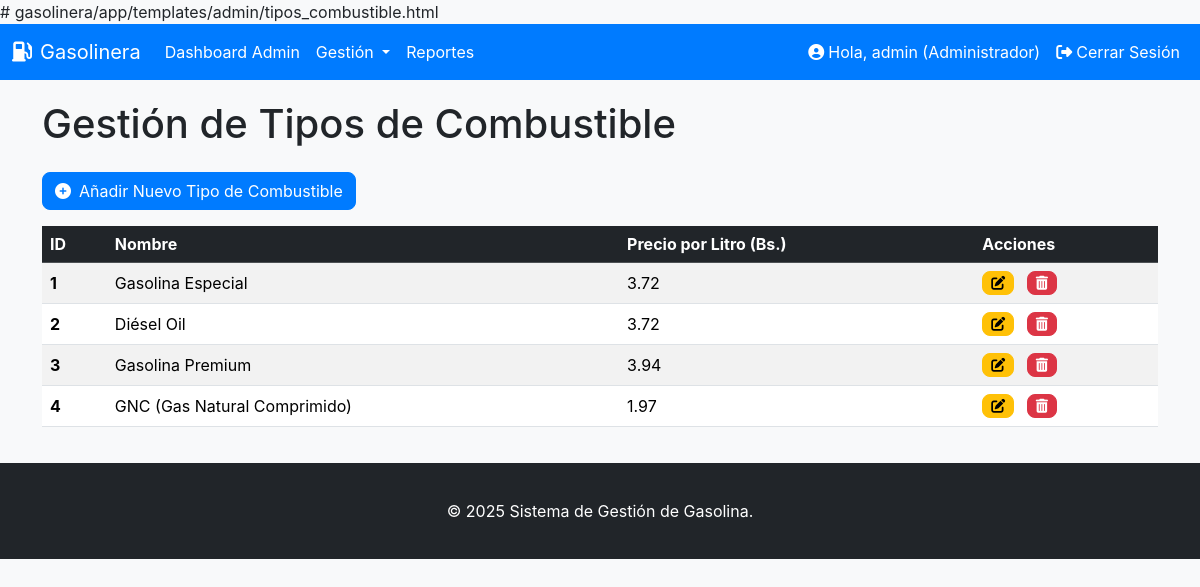
The app's page /admin/tipos_combustible (signed in) with its own data.
### app/models.py (models this page shows, shortened)
class Usuario(UserMixin, db.Model):
    __tablename__ = 'usuarios'
    id = db.Column(db.Integer, primary_key=True)
    username = db.Column(db.String(64), unique=True, nullable=False) # Nombre de usuario
    password_hash = db.Column(db.String(128)) # Hash de la contraseña
    rol_id = db.Column(db.Integer, db.ForeignKey('roles.id')) # Clave foránea del rol
    clientes = db.relationship('Cliente', backref='usuario', lazy='dynamic') # Relación con clientes

class Rol(db.Model):
    __tablename__ = 'roles'
    id = db.Column(db.Integer, primary_key=True)
    nombre = db.Column(db.String(50), unique=True, nullable=False) # Nombre del rol (administrador, operador, cliente)
    usuarios = db.relationship('Usuario', backref='rol', lazy='dynamic') # Relación con usuarios

class TipoCombustible(db.Model):
    __tablename__ = 'tipos_combustible'
    id = db.Column(db.Integer, primary_key=True)
    nombre = db.Column(db.String(50), unique=True, nullable=False) # Nombre del combustible (ej. Gasolina, Diesel)
    precio_por_litro = db.Column(db.Float, nullable=False) # Precio por litro
    tanques = db.relationship('Tanque', backref='tipo_combustible', lazy='dynamic') # Relación con tanques

### app/admin.py (the view)
@admin.route('/tipos_combustible')
@login_required
@admin_required
def manage_tipos_combustible():
    tipos_combustible = TipoCombustible.query.all()
    return render_template('admin/tipos_combustible.html', tipos_combustible=tipos_combustible, title='Gestión de Tipos de Combustible')

### app/admin.py (called while the page is built)
def admin_required(f):
    @wraps(f)
    def decorated_function(*args, **kwargs):
        if not current_user.is_authenticated or current_user.rol.nombre != 'administrador':
            flash('Acceso denegado. Se requiere rol de administrador.', 'danger')
            return redirect(url_for('main.index'))
        return f(*args, **kwargs)
    return decorated_function

### app/auth.py (called while the page is built)
@login_manager.user_loader
def load_user(user_id):
    return Usuario.query.get(int(user_id))

### app/templates/admin/tipos_combustible.html (shortened to what this page needs)
{% extends "base.html" %}
{% block content %}
<h1 class="mb-4">Gestión de Tipos de Combustible</h1>
<a href="{{ url_for('admin.add_tipo_combustible') }}" class="btn btn-primary mb-3"><i class="fas fa-plus-circle me-2"></i>Añadir Nuevo Tipo de Combustible</a>
{% if tipos_combustible %}
<div class="table-responsive">
    <table class="table table-striped table-hover align-middle">
        <thead class="table-dark">
            <tr>
                <th scope="col">ID</th>
                <th scope="col">Nombre</th>
                <th scope="col">Precio por Litro (Bs.)</th>
                <th scope="col">Acciones</th>
            </tr>
        </thead>
        <tbody>
            {% for tipo in tipos_combustible %}
            <tr>
                <th scope="row">{{ tipo.id }}</th>
                <td>{{ tipo.nombre }}</td>
                <td>{{ "%.2f" | format(tipo.precio_por_litro) }}</td>
                <td>
                    <a href="{{ url_for('admin.edit_tipo_combustible', id=tipo.id) }}" class="btn btn-sm btn-warning me-2" title="Editar"><i class="fas fa-edit"></i></a>
                    <a href="{{ url_for('admin.delete_tipo_combustible', id=tipo.id) }}" class="btn btn-sm btn-danger" onclick="return confirm('¿Estás seguro de que quieres eliminar este tipo de combustible?')" title="Eliminar"><i class="fas fa-trash-alt"></i></a>
                </td>
            </tr>
            {% endfor %}
        </tbody>
    </table>
</div>
{% else %}
<div class="alert alert-info" role="alert">
    No hay tipos de combustible registrados aún.
</div>
{% endif %}
{% endblock %}

### app/templates/base.html (shortened to what this page needs)
<!DOCTYPE html>
<html lang="es">
<head>
    <link href="https://cdn.jsdelivr.net/npm/bootstrap@5.3.3/dist/css/bootstrap.min.css" rel="stylesheet" xintegrity="sha384-QWTKZyjpPEjISv5WaRU9OFeRpok6YctnYmDr5pNlyT2bRjXh0JMhjY6hW+ALEwIH">
    <link rel="stylesheet" href="https://cdnjs.cloudflare.com/ajax/libs/font-awesome/6.5.2/css/all.min.css" xintegrity="sha512-SnH5WK+bZxgPHs44uWIX+LLJAJ9/2PkPKZ5QiAj6Ta86w+fsb2TkcmfRyVX3pBnMFcV7oQPJkl9QevSCWr3W6A==" />
</head>
<body>
    <nav class="navbar navbar-expand-lg navbar-dark">
        <div class="container-fluid">
            <a class="navbar-brand" href="{{ url_for('main.index') }}">
                <i class="fas fa-gas-pump me-2"></i>Gasolinera
            </a>
            <div class="collapse navbar-collapse" id="navbarNav">
                <ul class="navbar-nav me-auto mb-2 mb-lg-0">
                    {% if current_user.is_authenticated %}
                        {% if current_user.rol.nombre == 'administrador' %}
                            <li class="nav-item">
                                <a class="nav-link" href="{{ url_for('admin.dashboard') }}">Dashboard Admin</a>
                            </li>
                            <li class="nav-item dropdown">
                                <a class="nav-link dropdown-toggle" href="#" id="navbarDropdownAdmin" role="button" data-bs-toggle="dropdown" aria-expanded="false">
                                    Gestión
                                </a>
                            </li>
                             <li class="nav-item">
                                <a class="nav-link" href="{{ url_for('admin.view_reports') }}">Reportes</a>
                            </li>
                        {% endif %}
                    {% endif %}
                </ul>
                <ul class="navbar-nav ms-auto">
                    {% if current_user.is_authenticated %}
                        <li class="nav-item">
                            <span class="nav-link"><i class="fas fa-user-circle me-1"></i>Hola, {{ current_user.username }} ({{ current_user.rol.nombre | capitalize }})</span>
                        </li>
                        <li class="nav-item">
                            <a class="nav-link" href="{{ url_for('auth.logout') }}"><i class="fas fa-sign-out-alt me-1"></i>Cerrar Sesión</a>
                        </li>
                    {% else %}
                        <li class="nav-item">
                            <a class="nav-link" href="{{ url_for('auth.login') }}"><i class="fas fa-sign-in-alt me-1"></i>Iniciar Sesión</a>
                        </li>
                    {% endif %}
                </ul>
            </div>
        </div>
    </nav>
    <div class="container">
        {% block content %}{% endblock %}
    </div>
    <footer class="footer mt-auto py-3 bg-dark">
        <div class="container text-center">
            <span class="text-white">&copy; {{ moment().format('YYYY') }} Sistema de Gestión de Gasolina.</span>
        </div>
    </footer>
</body>
</html>

### app/templates/base.html (style rules this page uses)
body { font-family: 'Inter', sans-serif; background-color: #f8f9fa; }
.navbar { background-color: #007bff; }
.navbar-brand, .nav-link { color: white !important; }
.footer { background-color: #343a40; color: white; padding: 1rem 0; position: relative; bottom: 0; width: 100%; }
.container { margin-top: 20px; margin-bottom: 20px; }
.btn-primary { background-color: #007bff; border-color: #007bff; border-radius: 8px; }
.btn-danger { border-radius: 8px; }
.btn-warning { border-radius: 8px; }

### records on screen
Usuario: username "admin"
Rol: rol.nombre "Administrador"
TipoCombustible: id "1", nombre "Gasolina Especial", precio_por_litro "3.72"
TipoCombustible: id "2", nombre "Diésel Oil", precio_por_litro "3.72"
TipoCombustible: id "3", nombre "Gasolina Premium", precio_por_litro "3.94"
TipoCombustible: id "4", nombre "GNC (Gas Natural Comprimido)", precio_por_litro "1.97"

### other values on screen
{{ moment().format('YYYY') }} "2025"
